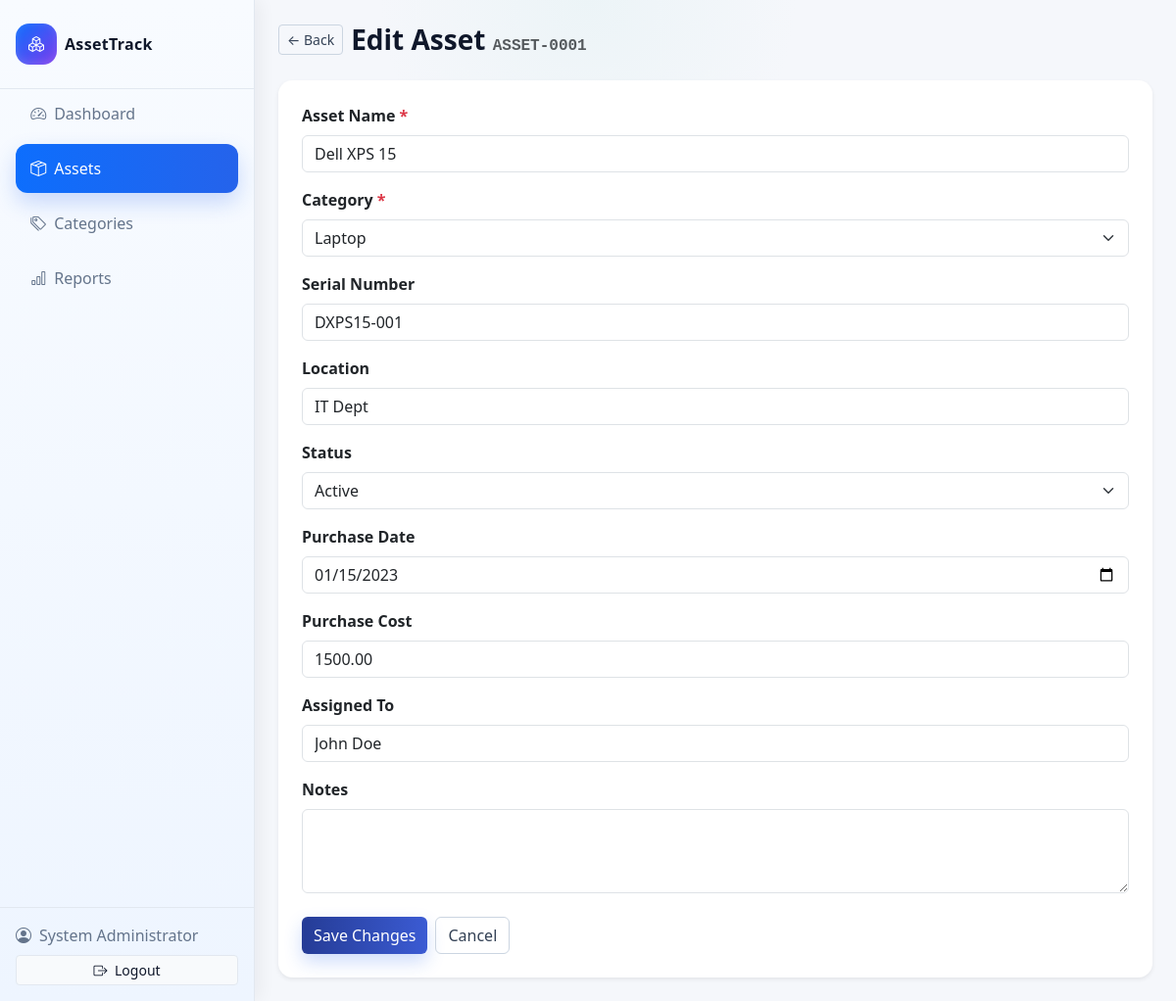
Screenshot of /assets/edit.php?id=1 (signed in) with the database file from the repository.
### tables this page shows
CREATE TABLE assets (
    id INT UNSIGNED AUTO_INCREMENT PRIMARY KEY,
    asset_tag VARCHAR(50) NOT NULL UNIQUE,
    name VARCHAR(150) NOT NULL,
    description TEXT NULL,
    category_id INT UNSIGNED NOT NULL,
    serial_number VARCHAR(100) UNIQUE NULL,
    location VARCHAR(150) NULL,
    status ENUM('active', 'under_repair', 'disposed', 'lost') DEFAULT 'active',
    purchase_date DATE NULL,
    purchase_cost DECIMAL(10,2) NULL,
    assigned_to VARCHAR(150) NULL,
    notes TEXT NULL,
    created_by INT UNSIGNED NULL,
    created_at TIMESTAMP DEFAULT CURRENT_TIMESTAMP,
    updated_at TIMESTAMP DEFAULT CURRENT_TIMESTAMP ON UPDATE CURRENT_TIMESTAMP,
    CONSTRAINT fk_assets_category FOREIGN KEY (category_id) REFERENCES categories(id) ON DELETE RESTRICT,
    CONSTRAINT fk_assets_user FOREIGN KEY (created_by) REFERENCES users(id) ON DELETE SET NULL
);

CREATE TABLE categories (
    id INT UNSIGNED AUTO_INCREMENT PRIMARY KEY,
    name VARCHAR(100) NOT NULL UNIQUE,
    description TEXT NULL,
    created_at TIMESTAMP DEFAULT CURRENT_TIMESTAMP
);

### config/db.php (called while the page is built, shortened)
<?php
function getDB() {
    static $pdo = null;
    if ($pdo === null) {
        try {
            $dsn = "mysql:host=" . DB_HOST . ";dbname=" . DB_NAME . ";charset=utf8mb4";
            $options = [
                PDO::ATTR_ERRMODE            => PDO::ERRMODE_EXCEPTION,
                PDO::ATTR_DEFAULT_FETCH_MODE => PDO::FETCH_ASSOC,
                PDO::ATTR_EMULATE_PREPARES   => false,
            ];
            $pdo = new PDO($dsn, DB_USER, DB_PASS, $options);
        } catch (PDOException $e) {
            die("Database Connection Failed: " . $e->getMessage());
        }
    }
    return $pdo;
}

### models/Asset.php (called while the page is built, shortened)
<?php
require_once __DIR__ . '/../config/db.php';
class Asset {
    public static function getById($id) {
        try {
            $sql = "SELECT a.*, c.name as category_name
                    FROM assets a
                    LEFT JOIN categories c ON a.category_id = c.id
                    WHERE a.id = ? LIMIT 1";
            $stmt = getDB()->prepare($sql);
            $stmt->execute([$id]);
            return $stmt->fetch();
        } catch (PDOException $e) {
            return false;
        }
    }
}

### models/Category.php (called while the page is built, shortened)
<?php
require_once __DIR__ . '/../config/db.php';
class Category {
    public static function getAll() {
        try {
            $stmt = getDB()->query("SELECT * FROM categories ORDER BY name ASC");
            return $stmt->fetchAll();
        } catch (PDOException $e) {
            return [];
        }
    }
}

### assets/edit.php (the view, shortened to what this page needs)
<?php
require_once '../config/db.php';
require_once '../models/Asset.php';
require_once '../models/Category.php';
$id    = (int)($_GET['id'] ?? $_POST['id'] ?? 0);
$asset = Asset::getById($id);
$categories = Category::getAll();
$errors     = [];
require_once '../includes/header.php';
?>
<div class="d-flex align-items-center gap-2 mb-4">
    <a href="<?= BASE_URL ?>/assets/view.php?id=<?= $id ?>" class="btn btn-outline-secondary btn-sm">
        &larr; Back
    </a>
    <h1 class="h3 fw-bold mb-0">Edit Asset
        <small class="text-muted fs-6 font-monospace"><?= htmlspecialchars($asset['asset_tag']) ?></small>
    </h1>
</div>
<div class="card border-0 shadow-sm">
    <div class="card-body p-4">
        <form method="POST" action="" novalidate>
            <div class="mb-3">
                <label class="form-label fw-semibold">Asset Name <span class="text-danger">*</span></label>
                <input type="text" name="name"
                       class="form-control <?= isset($errors['name']) ? 'is-invalid' : '' ?>"
                       value="<?= htmlspecialchars($asset['name']) ?>">
            </div>
            <div class="mb-3">
                <label class="form-label fw-semibold">Category <span class="text-danger">*</span></label>
                <select name="category_id"
                        class="form-select <?= isset($errors['category_id']) ? 'is-invalid' : '' ?>">
                    <?php foreach ($categories as $cat): ?>
                        <option value="<?= $cat['id'] ?>"
                            <?= $asset['category_id'] == $cat['id'] ? 'selected' : '' ?>>
                            <?= htmlspecialchars($cat['name']) ?>
                        </option>
                    <?php endforeach; ?>
                </select>
            </div>
            <div class="mb-3">
                <label class="form-label fw-semibold">Serial Number</label>
                <input type="text" name="serial_number" class="form-control"
                       value="<?= htmlspecialchars($asset['serial_number'] ?? '') ?>">
            </div>
            <div class="mb-3">
                <label class="form-label fw-semibold">Location</label>
                <input type="text" name="location" class="form-control"
                       value="<?= htmlspecialchars($asset['location'] ?? '') ?>">
            </div>
            <div class="mb-3">
                <label class="form-label fw-semibold">Status</label>
                <select name="status" class="form-select">
                    <?php foreach (ASSET_STATUSES as $s): ?>
                        <option value="<?= $s ?>"
                            <?= $asset['status'] === $s ? 'selected' : '' ?>>
                            <?= ucfirst(str_replace('_', ' ', $s)) ?>
                        </option>
                    <?php endforeach; ?>
                </select>
            </div>
            <div class="mb-3">
                <label class="form-label fw-semibold">Purchase Date</label>
                <input type="date" name="purchase_date" class="form-control"
                       value="<?= htmlspecialchars($asset['purchase_date'] ?? '') ?>">
            </div>
            <div class="mb-3">
                <label class="form-label fw-semibold">Purchase Cost</label>
                <input type="number" name="purchase_cost" class="form-control"
                       step="0.01" min="0"
                       value="<?= htmlspecialchars($asset['purchase_cost'] ?? '') ?>">
            </div>
            <div class="mb-3">
                <label class="form-label fw-semibold">Assigned To</label>
                <input type="text" name="assigned_to" class="form-control"
                       value="<?= htmlspecialchars($asset['assigned_to'] ?? '') ?>">
            </div>
            <div class="mb-4">
                <label class="form-label fw-semibold">Notes</label>
                <textarea name="notes" class="form-control" rows="3"><?= htmlspecialchars($asset['notes'] ?? '') ?></textarea>
            </div>
            <div class="d-flex gap-2">
                <button type="submit" class="btn btn-primary">Save Changes</button>
                <a href="<?= BASE_URL ?>/assets/view.php?id=<?= $id ?>" class="btn btn-outline-secondary">Cancel</a>
            </div>
        </form>
    </div>
</div>
<?php require_once '../includes/footer.php'; ?>

### css/custom.css (style rules this page uses)
:root { --bap-sunset-orange: #f36b2e; --bap-mango: #f59a1e; --bap-ocean-water: #c4e7e5; --bap-brilliant-blue: #253c96; --bap-oiler-navy: #19244e; --bg-soft: #f5f7fb; --surface: #ffffff; --surface-muted: #f8fafc; --text-main: #0f172a; --text-muted: #64748b; --border-soft: #e2e8f0; --shadow-soft: 0 12px 30px rgba(15, 23, 42, 0.06); --shadow-hover: 0 18px 38px rgba(15, 23, 42, 0.1); --sidebar-active: linear-gradient(90deg, #0d6efd, #2563eb); }
html, body { height: 100%; overflow: hidden; }
body { background: radial-gradient(circle at top, rgba(196, 231, 229, 0.18), transparent 18%), var(--bg-soft); color: var(--text-main); overflow-x: hidden; }
.btn-primary { background: linear-gradient(90deg, var(--bap-brilliant-blue), #3b5bd3); border: 0; box-shadow: 0 8px 18px rgba(37, 99, 235, 0.22); }
.btn-outline-secondary { color: #334155; border-color: #cbd5e1; }
.card { border: 1px solid var(--border-soft); border-radius: 0.9rem; background: var(--surface); box-shadow: var(--shadow-soft); transition: box-shadow 0.2s ease; }

### includes/header.php (style rules this page uses)
html, body { height: 100%; overflow: hidden; margin: 0; padding: 0; }

### rows the page displays
assets: asset_tag "ASSET-0001", name "Dell XPS 15", category_id "Laptop", serial_number "DXPS15-001", location "IT Dept", status "Active", purchase_date "01/15/2023", purchase_cost "1500.00", assigned_to "John Doe"

### other values shown
currentUser()['name'] "System Administrator"
